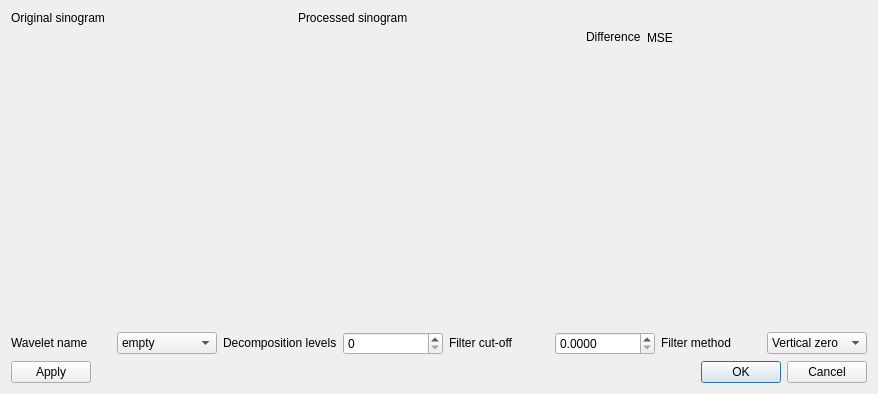
<?xml version="1.0" encoding="UTF-8"?>
<ui version="4.0">
 <class>WaveletRingCleanDlg</class>
 <widget class="QDialog" name="WaveletRingCleanDlg">
  <property name="geometry">
   <rect>
    <x>0</x>
    <y>0</y>
    <width>878</width>
    <height>394</height>
   </rect>
  </property>
  <property name="windowTitle">
   <string>Configure wavelet ring cleaning</string>
  </property>
  <layout class="QVBoxLayout" name="verticalLayout">
   <item>
    <layout class="QHBoxLayout" name="horizontalLayout">
     <item>
      <layout class="QVBoxLayout" name="verticalLayout_2">
       <item>
        <widget class="QLabel" name="label">
         <property name="sizePolicy">
          <sizepolicy hsizetype="Preferred" vsizetype="Maximum">
           <horstretch>0</horstretch>
           <verstretch>0</verstretch>
          </sizepolicy>
         </property>
         <property name="text">
          <string>Original sinogram</string>
         </property>
        </widget>
       </item>
       <item>
        <widget class="QtAddons::ImageViewerWidget" name="viewer_original" native="true">
         <property name="minimumSize">
          <size>
           <width>256</width>
           <height>256</height>
          </size>
         </property>
        </widget>
       </item>
      </layout>
     </item>
     <item>
      <layout class="QVBoxLayout" name="verticalLayout_3">
       <item>
        <widget class="QLabel" name="label_2">
         <property name="sizePolicy">
          <sizepolicy hsizetype="Preferred" vsizetype="Maximum">
           <horstretch>0</horstretch>
           <verstretch>0</verstretch>
          </sizepolicy>
         </property>
         <property name="text">
          <string>Processed sinogram</string>
         </property>
        </widget>
       </item>
       <item>
        <widget class="QtAddons::ImageViewerWidget" name="viewer_result" native="true">
         <property name="minimumSize">
          <size>
           <width>256</width>
           <height>256</height>
          </size>
         </property>
         <property name="baseSize">
          <size>
           <width>0</width>
           <height>0</height>
          </size>
         </property>
        </widget>
       </item>
      </layout>
     </item>
     <item>
      <layout class="QVBoxLayout" name="verticalLayout_4">
       <item>
        <layout class="QHBoxLayout" name="horizontalLayout_4">
         <item>
          <widget class="QLabel" name="label_3">
           <property name="sizePolicy">
            <sizepolicy hsizetype="Maximum" vsizetype="Maximum">
             <horstretch>0</horstretch>
             <verstretch>0</verstretch>
            </sizepolicy>
           </property>
           <property name="text">
            <string>Difference</string>
           </property>
          </widget>
         </item>
         <item>
          <widget class="QLabel" name="label_mse">
           <property name="text">
            <string>MSE</string>
           </property>
          </widget>
         </item>
        </layout>
       </item>
       <item>
        <widget class="QtAddons::ImageViewerWidget" name="viewer_difference" native="true">
         <property name="minimumSize">
          <size>
           <width>256</width>
           <height>256</height>
          </size>
         </property>
         <property name="baseSize">
          <size>
           <width>0</width>
           <height>0</height>
          </size>
         </property>
        </widget>
       </item>
      </layout>
     </item>
    </layout>
   </item>
   <item>
    <layout class="QHBoxLayout" name="horizontalLayout_2">
     <item>
      <widget class="QLabel" name="label_6">
       <property name="sizePolicy">
        <sizepolicy hsizetype="Preferred" vsizetype="Maximum">
         <horstretch>0</horstretch>
         <verstretch>0</verstretch>
        </sizepolicy>
       </property>
       <property name="text">
        <string>Wavelet name</string>
       </property>
      </widget>
     </item>
     <item>
      <widget class="QComboBox" name="combo_wavelets">
       <item>
        <property name="text">
         <string>empty</string>
        </property>
       </item>
      </widget>
     </item>
     <item>
      <widget class="QLabel" name="label_4">
       <property name="sizePolicy">
        <sizepolicy hsizetype="Preferred" vsizetype="Maximum">
         <horstretch>0</horstretch>
         <verstretch>0</verstretch>
        </sizepolicy>
       </property>
       <property name="text">
        <string>Decomposition levels</string>
       </property>
      </widget>
     </item>
     <item>
      <widget class="QSpinBox" name="entry_levels">
       <property name="maximum">
        <number>10</number>
       </property>
      </widget>
     </item>
     <item>
      <widget class="QLabel" name="label_5">
       <property name="sizePolicy">
        <sizepolicy hsizetype="Preferred" vsizetype="Maximum">
         <horstretch>0</horstretch>
         <verstretch>0</verstretch>
        </sizepolicy>
       </property>
       <property name="text">
        <string>Filter cut-off</string>
       </property>
      </widget>
     </item>
     <item>
      <widget class="QDoubleSpinBox" name="entry_cutoff">
       <property name="decimals">
        <number>4</number>
       </property>
       <property name="maximum">
        <double>1.000000000000000</double>
       </property>
      </widget>
     </item>
     <item>
      <widget class="QLabel" name="label_7">
       <property name="sizePolicy">
        <sizepolicy hsizetype="Preferred" vsizetype="Maximum">
         <horstretch>0</horstretch>
         <verstretch>0</verstretch>
        </sizepolicy>
       </property>
       <property name="text">
        <string>Filter method</string>
       </property>
      </widget>
     </item>
     <item>
      <widget class="QComboBox" name="combo_filtertype">
       <item>
        <property name="text">
         <string>Vertical zero</string>
        </property>
       </item>
       <item>
        <property name="text">
         <string>Vertical FFT</string>
        </property>
       </item>
      </widget>
     </item>
    </layout>
   </item>
   <item>
    <layout class="QHBoxLayout" name="horizontalLayout_3">
     <item>
      <widget class="QPushButton" name="button_apply">
       <property name="text">
        <string>Apply</string>
       </property>
      </widget>
     </item>
     <item>
      <widget class="QDialogButtonBox" name="buttonBox">
       <property name="orientation">
        <enum>Qt::Horizontal</enum>
       </property>
       <property name="standardButtons">
        <set>QDialogButtonBox::Cancel|QDialogButtonBox::Ok</set>
       </property>
      </widget>
     </item>
    </layout>
   </item>
  </layout>
 </widget>
 <customwidgets>
  <customwidget>
   <class>QtAddons::ImageViewerWidget</class>
   <extends>QWidget</extends>
   <header location="global">imageviewerwidget.h</header>
   <container>1</container>
  </customwidget>
 </customwidgets>
 <resources/>
 <connections>
  <connection>
   <sender>buttonBox</sender>
   <signal>accepted()</signal>
   <receiver>WaveletRingCleanDlg</receiver>
   <slot>accept()</slot>
   <hints>
    <hint type="sourcelabel">
     <x>248</x>
     <y>254</y>
    </hint>
    <hint type="destinationlabel">
     <x>157</x>
     <y>274</y>
    </hint>
   </hints>
  </connection>
  <connection>
   <sender>buttonBox</sender>
   <signal>rejected()</signal>
   <receiver>WaveletRingCleanDlg</receiver>
   <slot>reject()</slot>
   <hints>
    <hint type="sourcelabel">
     <x>316</x>
     <y>260</y>
    </hint>
    <hint type="destinationlabel">
     <x>286</x>
     <y>274</y>
    </hint>
   </hints>
  </connection>
 </connections>
</ui>
